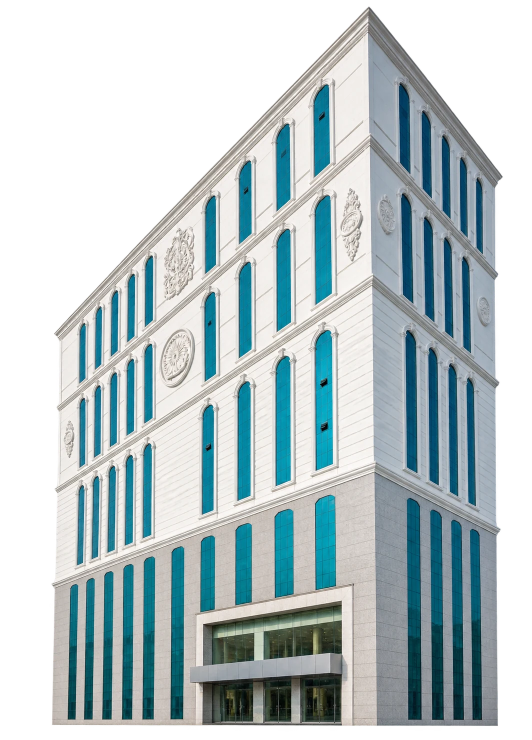
#> input picture v3/assets/img/campus-building.webp, 1063 x 1480 px (shown at 1/2 size); its folder holds only this picture in this run
$ python measure_photos.py
#> lines starting #> are read from the running program, lines starting #| are printed output that depends on the picture
"""Measures how well each photo works inside the hero wordmark letters (background-clip: text).
For the central 60% of each image: mean luminance (0-1), contrast (std of luminance), share of near-black pixels,
and share of "flat" area (little local detail). Good candidates: mean 0.35-0.75, low near-black share, low flat share.
Usage (from v3/): python tools/measure_photos.py
"""
import glob, os
import numpy as np
from PIL import Image
ROOT = os.path.dirname(os.path.dirname(os.path.abspath(__file__)))
files = sorted(glob.glob(ROOT + r"\assets\img\*.webp") + glob.glob(ROOT + r"\assets\img\bg\*.webp"))
skip = ("ub-lakeside", "story-apple")
rows = []
for f in files:
    n = os.path.relpath(f, ROOT + r"\assets\img")
    if any(k in n for k in skip): continue
    im = Image.open(f).convert("RGB"); w, h = im.size
#> after `im = Image.open(f).convert('RGB')`:
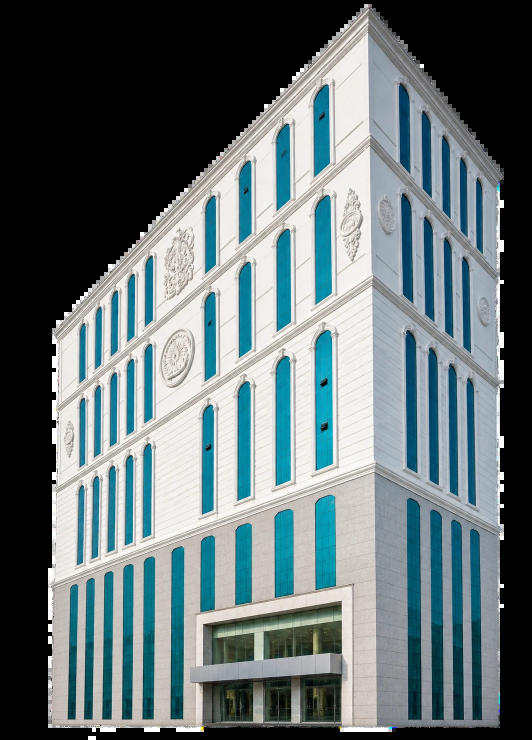
#> im: PIL image 1063x1480 RGB (shown at 1/2 size); mean R, G, B 100, 113.5, 116.1
#> after `w, h = im.size`: w = 1063; h = 1480
    im = im.crop((int(w * .2), int(h * .2), int(w * .8), int(h * .8))); im.thumbnail((400, 400))
#> after `im.thumbnail((400, 400))`:
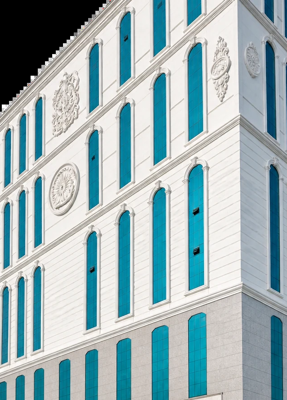
#> im: PIL image 287x400 RGB; mean R, G, B 156.2, 178.3, 182
    a = np.asarray(im, dtype=np.float32) / 255
    lin = np.where(a <= 0.03928, a / 12.92, ((a + 0.055) / 1.055) ** 2.4)
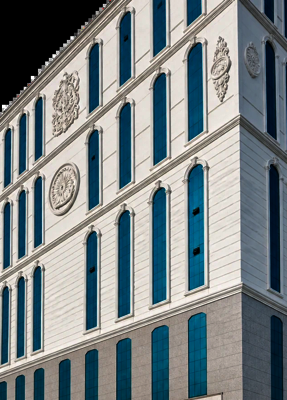
#> lin: shape (400, 287, 3) float32; mean R, G, B 0.487, 0.52, 0.528
    L = 0.2126 * lin[..., 0] + 0.7152 * lin[..., 1] + 0.0722 * lin[..., 2]
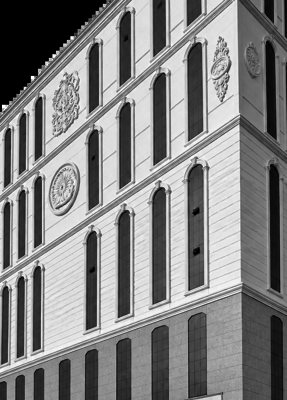
#> L: shape (400, 287) float32; min 0, max 1, mean 0.514
    Y = 0.2126 * a[..., 0] + 0.7152 * a[..., 1] + 0.0722 * a[..., 2]      # perceptual-ish (gamma) luma, what the eye reads
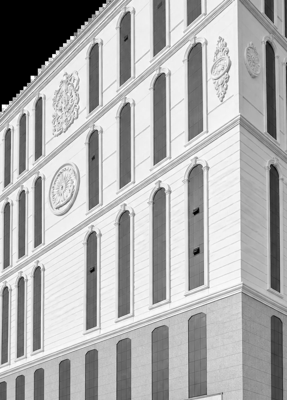
#> Y: shape (400, 287) float32; min 0, max 1, mean 0.682
    gy, gx = np.gradient(Y); detail = np.hypot(gx, gy)
#> after `gy, gx = np.gradient(Y)`:
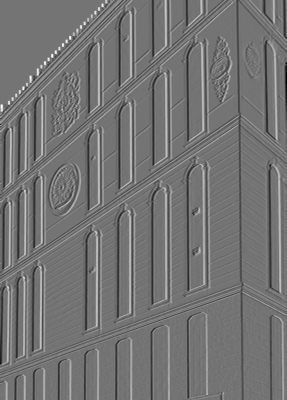
#> gx: shape (400, 287) float32; min -0.417, max 0.5, mean -0.000324; drawn with min black and max white
#> after `detail = np.hypot(gx, gy)`:
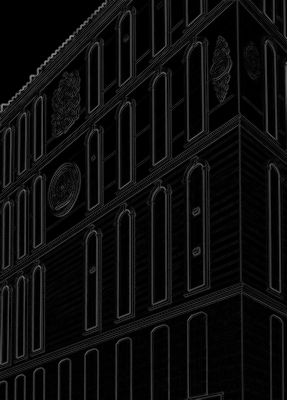
#> detail: shape (400, 287) float32; min 0, max 0.583, mean 0.0514
    rows.append((n, Y.mean(), Y.std(), (Y < 0.12).mean(), (detail < 0.01).mean()))
print(f"{'image':58} {'mean':>5} {'std':>5} {'black%':>7} {'flat%':>6}  verdict")
for n, m, s, bl, fl in sorted(rows, key=lambda r: r[0]):
    ok = 0.35 <= m <= 0.75 and bl < 0.12 and fl < 0.45
    print(f"{n:58} {m:5.2f} {s:5.2f} {bl*100:6.1f}% {fl*100:5.1f}%  {'PASS' if ok else '-'}")
#> this loop made 1 pass
#> (n, m, s, bl, fl, ok) on pass 1: ('../v3/assets/img/campus-building.webp', 0.682, 0.261, 0.0516, 0.372, True)
#| ../v3/assets/img/campus-building.webp                       0.68  0.26    5.2%  37.2%  PASS

$ run again, on v3/assets/img/campus-skyline.webp
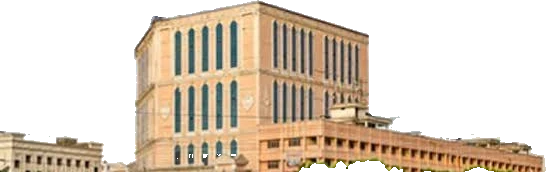
#> input picture v3/assets/img/campus-skyline.webp, 546 x 172 px
#> `gy, gx = np.gradient(Y)`:
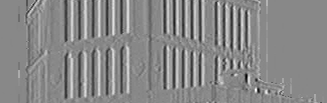
#> gx: shape (103, 327) float32; min -0.371, max 0.324, mean 0.000192; drawn with min black and max white
#> `detail = np.hypot(gx, gy)`:
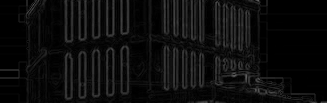
#> detail: shape (103, 327) float32; min 0, max 0.381, mean 0.0523
#> the loop `for n, m, s, bl, fl in sorted(rows, key=lambda r: r[0]):` made 1 pass
#> (n, m, s, bl, fl, ok) on pass 1: ('../v3/assets/img/campus-skyline.webp', 0.678, 0.173, 0.000683, 0.298, True)
#> (printed output is left out)
